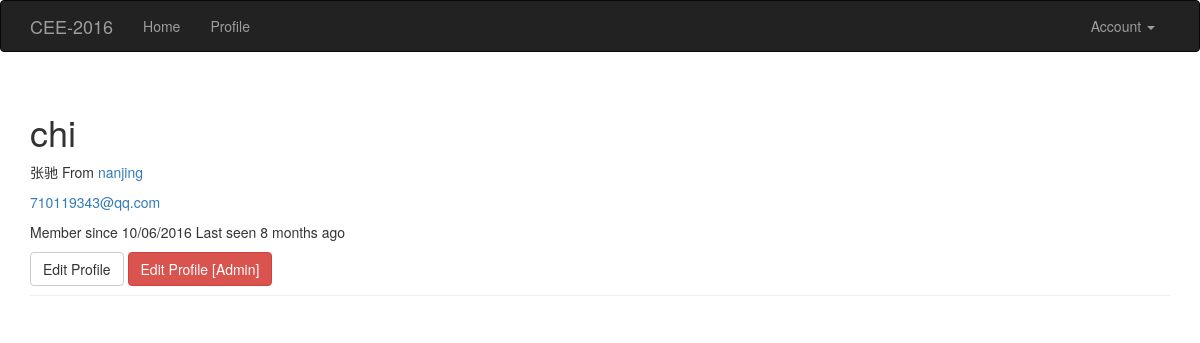
Page /user/chi (signed in) on the earlier database version.
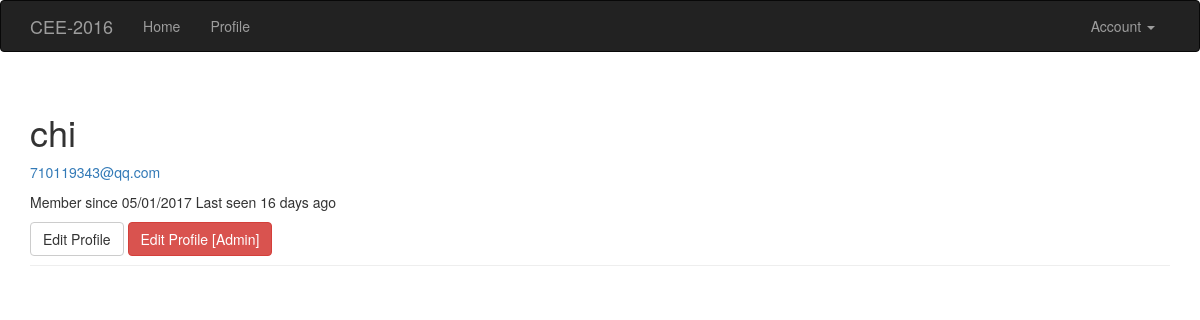
Same page on the later database version.
### app/modles.py (models this page shows, shortened)
class User(UserMixin,db.Model):
	__tablename__='users'
	id = db.Column(db.Integer,primary_key=True)
	email = db.Column(db.String(64),unique=True,index=True)
	username = db.Column(db.String(64),unique=True,index=True)
	role_id = db.Column(db.Integer,db.ForeignKey('roles.id'))
	password_hash = db.Column(db.String(128))
	confirmed = db.Column(db.Boolean,default=False)
	name = db.Column(db.String(64))
	location = db.Column(db.String(64))
	about_me = db.Column(db.Text())
	member_since = db.Column(db.DateTime(),default=datetime.utcnow)
	last_seen = db.Column(db.DateTime(),default=datetime.utcnow)
	posts = db.relationship('Post',backref='author',lazy='dynamic')
	def can(self,permissions):
		return self.role is not None and (self.role.permissions & permissions) == permissions
	def is_administrator(self):
		return self.can(Permission.ADMINISTER)
	def ping(self):
		self.last_seen = datetime.utcnow()
		db.session.add(self)
	@property
	def password(self):
		raise AttributeError('password is not a readable attribute')

### app/main/views.py (the view)
@main.route('/user/<username>')
def user(username):
	user = User.query.filter_by(username=username).first()
	if user is None:
		abort(404)
	return render_template('admin/user.html',user=user)

### app/auth/views.py (called while the page is built)
@auth.before_app_request
def before_requeset():
	if current_user.is_authenticated:
		current_user.ping()
		if not current_user.confirmed and request.endpoint[:5] != 'auth.':
			return redirect(url_for('auth.unconfirmed'))

### app/main/__init__.py (called while the page is built)
@main.app_context_processor
def inject_permissions():
	return dict(Permission=Permission)

### app/modles.py (called while the page is built)
@login_manager.user_loader
def load_user(user_id):
	return User.query.get(int(user_id))

### app/templates/admin/user.html (shortened to what this page needs)
{% extends "admin/base.html" %}
{% block page_content %}
<div class="page-header">
	<h1>{{ user.username }}</h1>
	{% if user.name or user.location %}
	<p>
		{% if user.name %}{{ user.name }}{% endif %}
		{% if user.location %}
			From <a href="http://maps.baidu.com/?q={{ user.location }}">
				{{ user.location }}
			</a>
		{% endif %}
	</p>
	{% endif %}
	{% if current_user.is_administrator %}
	<p><a href="mailto:{{ user.email }}">{{ user.email }}</a></p>
	{% endif %}
	<p>
		Member since {{ moment(user.member_since).format('L') }}
		Last seen {{ moment(user.last_seen).fromNow() }}
	</p>
	{% if user == current_user %}
	<a class="btn btn-default" href="{{ url_for('.index') }}">
		Edit Profile
	</a>
	{% endif %}
	{% if current_user.is_administrator() %}
	<a class="btn btn-danger" href="{{ url_for('.edit_profile_admin',id=user.id) }}">Edit Profile [Admin]</a>
	{% endif %}
</div>
{% endblock %}

### app/templates/admin/base.html (shortened to what this page needs)
{% extends "bootstrap/base.html" %}
{% block navbar %}
<div class="navbar navbar-inverse" role="navigation">
	<div class="container">
		<div class="navbar-header">
			<a class="navbar-brand" href="/">CEE-2016</a>
		</div>
		<div class="navbar-collapse collapse">
			<ul class="nav navbar-nav">
				<li><a href="/">Home</a></li>
			{% if current_user.is_authenticated %}
			<li>
				<a href="{{ url_for('main.user',username=current_user.username) }}">Profile</a>
			</li>
			{% endif %}
			</ul>
			<ul class="nav navbar-nav navbar-right">
			{% if current_user.is_authenticated %}
			<li class="dropdown">
				<a href="#" class="dropdown-toggle" data-toggle="dropdown">Account <b class="caret"></b></a>
			</li>
			{% else %}
				<li><a href="{{ url_for('auth.login') }}">Log In</a></li>
			{% endif %}
			</ul>
		</div>
	</div>
</div>
{% endblock %}
{% block content %}
<div class="container">
	{% block page_content %}{% endblock %}
</div>
{% endblock %}

Differences in the rows shown:
changed User "chi": member_since "10/06/2016" → "05/01/2017"; last_seen "8 months ago" → "16 days ago"; name "张驰" → (not shown); location "nanjing" → (not shown)
Other differences:
text no longer shown: "From"
